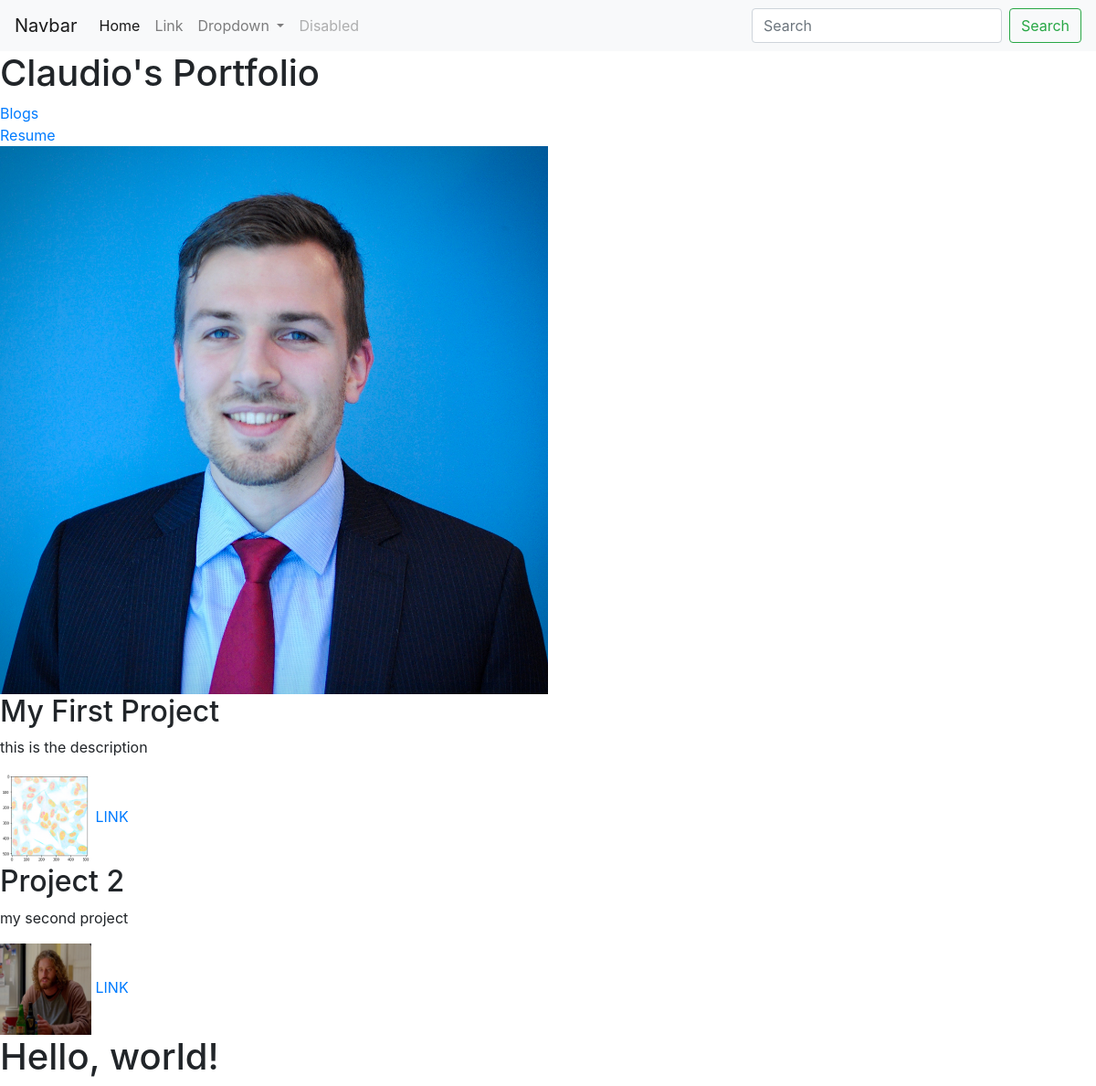
The page / on the database its author committed.
### portfolio/models.py (models this page shows, shortened)
class Project(models.Model):
    title = models.CharField(max_length = 100)
    description = models.CharField(max_length = 100)
    image = models.ImageField(upload_to = 'portfolio/images/')
    url = models.URLField(blank=True)

### portfolio/views.py (the view)
# urls.py: 2. Add a URL to urlpatterns:  path('', views.home, name='home')
def home(request):
    projects = Project.objects.all()
    return render(request, 'portfolio/home.html' , {'projects' : projects})

### portfolio/templates/portfolio/home.html
{% extends 'portfolio/base.html' %}
{% block content %}
<h1>Claudio's Portfolio</h1>
<a href="{% url 'blog:all_blogs' %}">Blogs</a> <br>
{% load static %}
<a href="{% static 'portfolio/ClaudioLaasCV.pdf' %}">Resume</a> <br>
<img src="{% static 'portfolio/ClaudioLaas.jpg' %}" width="50%">
{% for project in projects %}
<h2>{{ project.title }}</h2>
<p>{{ project.description }}</p>
<img src="{{ project.image.url }}" height=100 width=100>
{% if project.url %}
<a href="{{ project.url}}"> LINK </a>
{% endif %}
{% endfor %}
{% endblock %}

### rows shown on the page
Project: title "My First Project", description "this is the description", image (picture)
Project: title "Project 2", description "my second project", image (picture)
